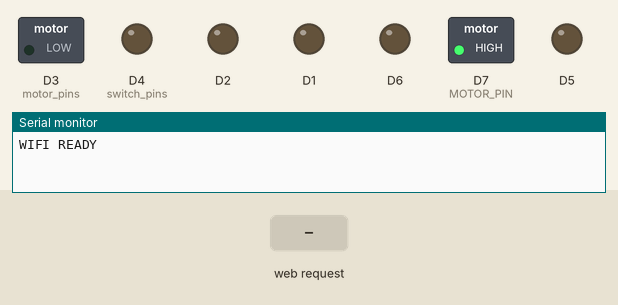
Bench run of a program on a simulated ESP8266 (NodeMCU). Parts: switched loads named in the program (green lamp = pin HIGH), output pins drawn as LEDs (lit = HIGH), the last lines printed to the serial monitor. The test bench sets the inputs (shaded band).

Above: at 1.2 s.
1.3 s: HTTP request GET /m_one received
At 1.7 s:
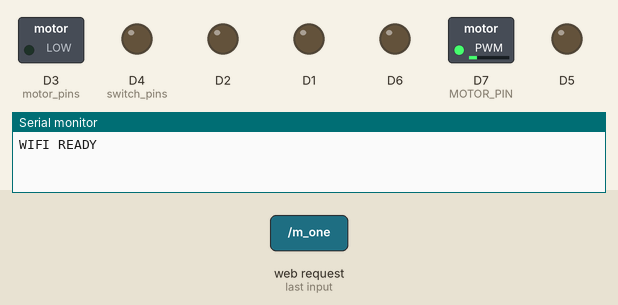
4.0 s: HTTP request GET /m_two received
At 5.8 s:
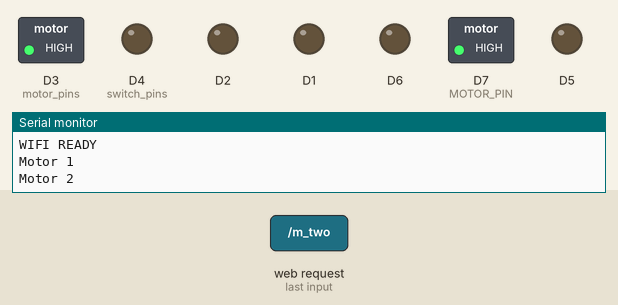
6.7 s: HTTP request GET /m_three received
At 9.1 s:
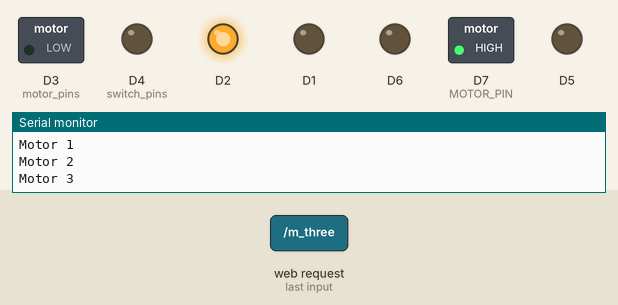
9.4 s: HTTP request GET /m_four received
At 11.2 s:
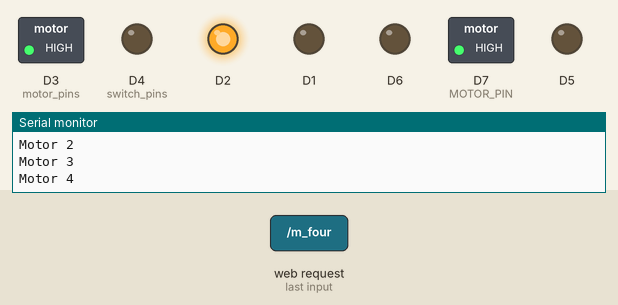
12.1 s: HTTP request GET /m_five received
At 14.4 s:
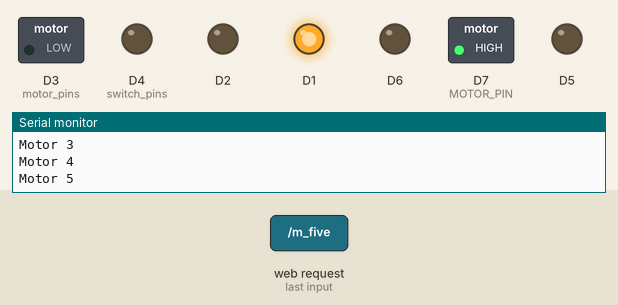
14.8 s: HTTP request GET /m_one?n=1 received
At 16.5 s:
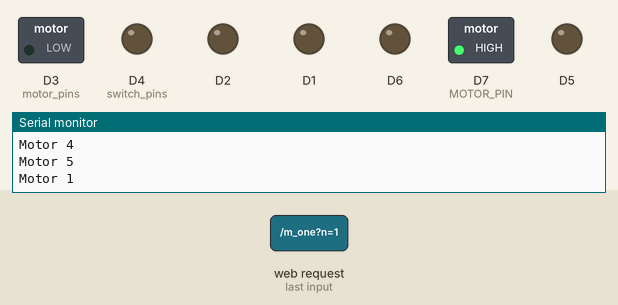
Timing chart, 0 to 18.0 s (numbered marks = the images above; inputs shaded):
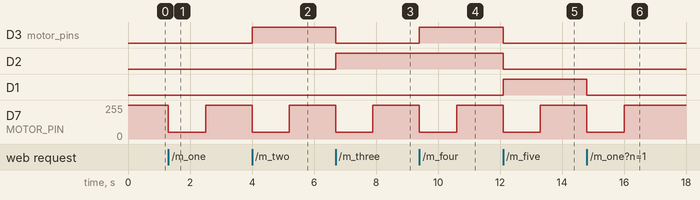

Measured:
- after the input at 1.3 s, D7 (MOTOR_PIN): 255/255 → 50/255 at once, → 255/255 1.2 s later
- after the input at 4.0 s, D3 (motor_pins): LOW → HIGH at once; D7 (MOTOR_PIN): 255/255 → 50/255 at once, → 255/255 1.2 s later
- after the input at 6.7 s, D3 (motor_pins): HIGH → LOW at once; D2: LOW → HIGH at once; D7 (MOTOR_PIN): 255/255 → 50/255 at once, → 255/255 1.2 s later
- after the input at 9.4 s, D3 (motor_pins): LOW → HIGH at once; D7 (MOTOR_PIN): 255/255 → 50/255 at once, → 255/255 1.2 s later
- after the input at 12.1 s, D3 (motor_pins), D2: HIGH → LOW at once; D1: LOW → HIGH at once; D7 (MOTOR_PIN): 255/255 → 50/255 at once, → 255/255 1.2 s later
- after the input at 14.8 s, D1: HIGH → LOW at once; D7 (MOTOR_PIN): 255/255 → 50/255 at once, → 255/255 1.2 s later

The program:

main.cpp
```cpp
#include <Arduino.h>
#include <ESP8266WiFi.h>
#include <ESP8266WebServer.h>
#include "utils.h"

#define MOTOR_PIN D7
#define SWITCH_PIN D0

//#define STOCK

struct selector_pins motor_pins { D3, D2, D1 };
struct selector_pins switch_pins { D4, D5, D6 };

struct switch_state state_switch { D0, LOW, 0 };

int gen_time(int type);
void dispense_time(int type);
void dispense_switch();
void unit_select(int n);
void move(int n);
void man_int(int n);

int inventory[5] = {3, 3, 3, 3, 3};
int times[5] = {1200, 1200, 1200, 1200, 1200};
int dhappy = 0;
int dsad = 0;
int dangry = 0;
int danxious = 0;

static const char cont[] PROGMEM = "<a href=\"/move?n=0\">Motor 1</a> <a href=\"/move?n=1\">Motor 2</a> <a href=\"/move?n=2\">Motor 3</a> <a href=\"/move?n=3\">Motor 4</a> <a href=\"/move?n=4\">Motor 5</a> <a href=/stop>Stop All</a>";
static const char sets[] PROGMEM = "<a href=\"fill?n=0\">Snack 1</a> <a href=\"fill?n=1\">Snack 2</a> <a href=\"fill?n=2\">Snack 3</a> <a href=\"fill?n=3\">Snack 4</a> <a href=\"fill?n=4\">Snack 5</a>";
static const char page[] PROGMEM = "<title>Website</title><h1>Moodi</h1><h2>Select your emotion</h2><div><hr><form action=http://192.168.4.1/m_one><input type=submit value=\"Happy :3\"></form><hr><form action=http://192.168.4.1/m_two><input type=submit value=\"Angry >:3\"></form><hr><form action=http://192.168.4.1/m_three><input type=submit value=\"Sad :c\"></form><hr><form action=http://192.168.4.1/m_four><input type=submit value=\"Anxious :/\"></form><hr></div><style>h1{text-align:center;font-family:Verdana,sans-serif;color:#8b4513;margin-bottom:0}h2{text-align:center;margin-bottom:0}body{display:grid;align-items:center;justify-content:center;background-color:#ffebcd;height:100vh}input{color:#8b4513;font-size:30px;width:100%;background-color:#ffebcd;border:0}hr{width:80%;height:0}div{width:800px;height:70vh;display:grid}</style>";
static const char tim[] PROGMEM = "<form action=time><input type=number id=happy placeholder=Happy value=1200> <input type=number id=angry placeholder=Angry value=1200> <input type=number id=sad placeholder=Sad value=1200> <input type=number id=anxious placeholder=Anxious value=1200> <input type=number id=dhappy placeholder=\"Happy Decrement\"value=0> <input type=number id=dangry placeholder=\"Angry Decrement\"value=0> <input type=number id=dsad placeholder=\"Sad Decrement\"value=0> <input type=number id=danxious placeholder=\"Anxious Decrement\"value=0> <input type=submit></form>";
ESP8266WebServer server(80);

void setup() {
    // REQUIRED
    Serial.begin(9600);
    // Pinmode nearly all of them cuz idk
    pinMode(SWITCH_PIN, INPUT);
    pinMode(MOTOR_PIN, OUTPUT);
    pinMode(motor_pins.a, OUTPUT);
    pinMode(motor_pins.b, OUTPUT);
    pinMode(motor_pins.c, OUTPUT);
    pinMode(switch_pins.a, OUTPUT);
    pinMode(switch_pins.b, OUTPUT);
    pinMode(switch_pins.c, OUTPUT);

    MOTOR_OFF(MOTOR_PIN);
    state_switch.time = millis();

    // Forever code now

    bool wifi_res = WiFi.softAP("RinsingMachine", "", 1, 0, 2);
    if (wifi_res) {
        Serial.println("WIFI READY");
    }else {
        Serial.println("WIFI FAILED");
    }

    server.on("/", []() {
        server.send(200, "text/html", FPSTR(page));
    });

    server.on("/m_one", []() {
        move(0);
        Serial.println("Motor 1");
    });
    server.on("/m_two", []() {
        move(1);
        Serial.println("Motor 2");
    });
    server.on("/m_three", []() {
        move(2);
        Serial.println("Motor 3");
    });
    server.on("/m_four", []() {
        move(3);
        Serial.println("Motor 4");
    });
    server.on("/m_five", []() {
        move(4);
        Serial.println("Motor 5");
    });

    server.on("/fill", []() {
        char buf[32];
        int n = server.arg("n").charAt(0) - (char)48;
        inventory[n]++;
        snprintf(buf, 32, "%d %d %d %d %d", inventory[0], inventory[1], inventory[2], inventory[3], inventory[4]);
        server.send(200, "text/plain", buf);
    });

    server.on("/stock", []() {
        char buf[32];
        snprintf(buf, 32, "%d %d %d %d %d", inventory[0], inventory[1], inventory[2], inventory[3], inventory[4]);
        server.send(200, "text/plain", buf);
    });

    server.on("/delay", []() {
        server.send(200, "text/html", FPSTR(tim));
    });

    server.on("/time", []() {
        times[0] = server.arg("happy").toInt();
        times[1] = server.arg("angry").toInt();
        times[2] = server.arg("sad").toInt();
        times[3] = server.arg("anxious").toInt();
        dhappy = server.arg("dhappy").toInt();
        dangry = server.arg("dangry").toInt();
        dsad = server.arg("dsad").toInt();
        danxious = server.arg("danxious").toInt();
    });

    server.on("/set", []() { server.send(200, "text/html", sets); });

    server.on("/man", []() {
        server.send(200, "text/html", FPSTR(cont));
    });

    server.on("/move", []() {
        int n = server.arg("n").charAt(0) - (char)48;
        select_channel(motor_pins, n);
        MOTOR_ON(MOTOR_PIN);
        server.send(204, emptyString, emptyString);
    });


    server.on("/stop", []() {
        MOTOR_OFF(MOTOR_PIN);
    });

    server.begin();
}

void move(int n) {
    #ifdef STOCK
        man_int(n);
    #endif
    select_channel(motor_pins, n);
    dispense_time(n);
}

void loop() {
    server.handleClient();
}

void unit_select(int n) {
    select_channel(motor_pins, n);
    select_channel(switch_pins, n);
}

// "detect if switch is pressed" - algorithm
void dispense_switch() {
    int current = 0;
    MOTOR_ON(MOTOR_PIN);
    while (1) {
        state_switch = monitor_switch(state_switch);
        if (current == 0 && read_switch(state_switch) == ON) {
            current = 1;
            MOTOR_OFF(MOTOR_PIN);
            break;
        }else if (current == 1 && read_switch(state_switch) == OFF) {
            current = 0;
        }
        yield();
    }
}

// rotate motor for n milliseconds
void dispense_time(int type) {
    MOTOR_OFF(MOTOR_PIN);
    int start_time = millis();
    int delay = gen_time(type);
    MOTOR_ON(MOTOR_PIN);
    while (1) {
        if (millis() - start_time >= (unsigned long)(delay)) {
            MOTOR_OFF(MOTOR_PIN);
            break;
        }
        yield();
    }
}

// use for calculating time, unit in ms
// time to complete 1 revolution - no load 800ms
int gen_time(int type) {
    #ifdef STOCK
        times[0] -= dhappy;
        times[1] -= dangry;
        times[2] -= dsad;
        times[3] -= dhappy;
    #endif
    return times[type];
}

void man_int(int n) {
    if (inventory == 0) {
        server.send(418, "text/plain", "Out of Order :(");
        Serial.println("Out");
    }else {
        inventory[n]--;
        server.send(200, "text/html", FPSTR(page));
    }
}
```
